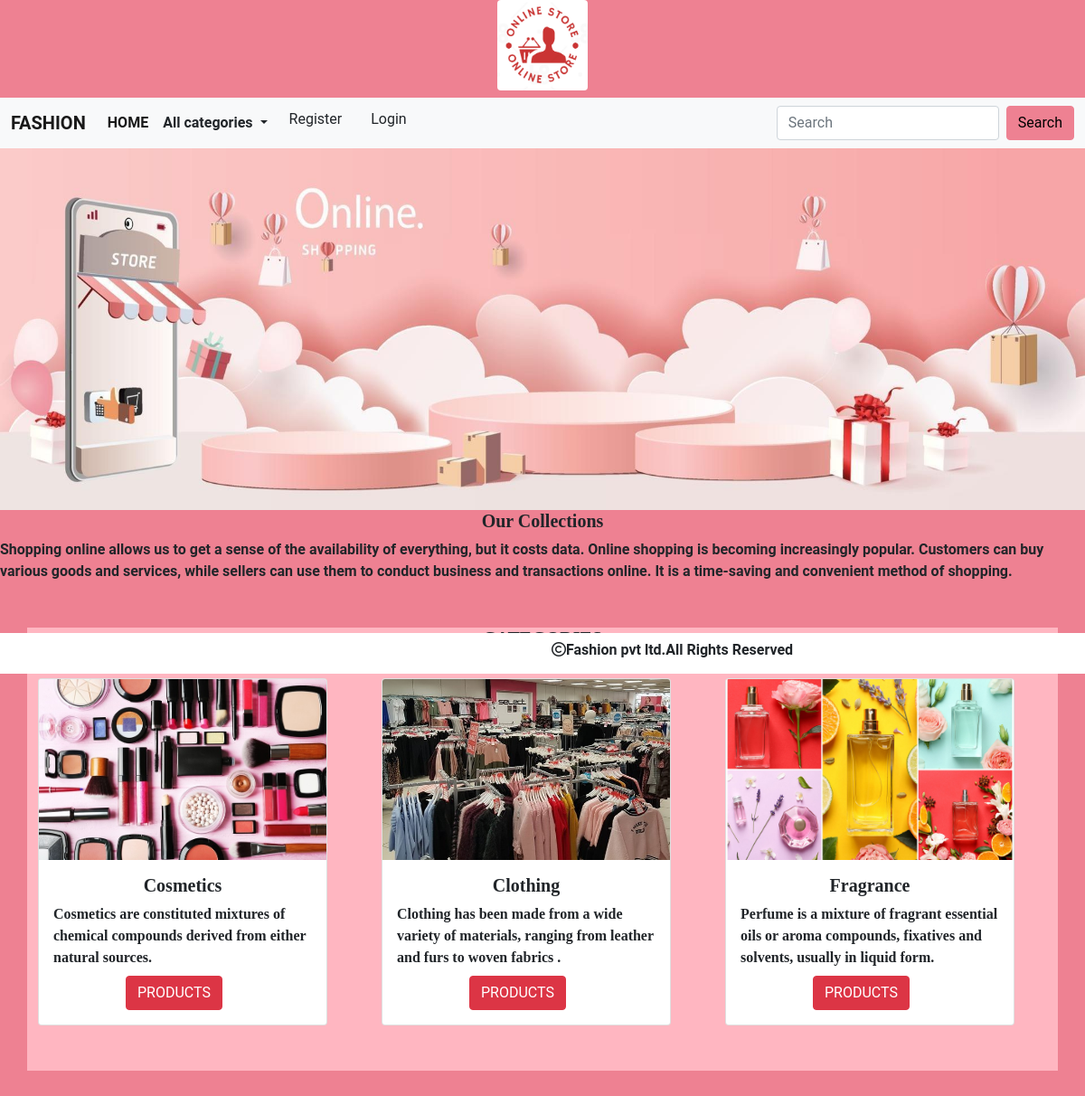
The page / on the database its author committed.
### shop/models.py (models this page shows)
class category(models.Model):
    name = models.CharField(max_length=200)
    desc = models.TextField()
    image=models.ImageField(upload_to='shop/categories',blank=True,null=True)

### shop/views.py (the view)
# urls.py: path("",views.allcategories,name='allcategories'),
def allcategories(request):
    b = category.objects.all()
    return render(request,"category.html",{"categories":b})

### cart/context_processors.py (called while the page is built, shortened)
def productcount(request):
    item_count=0
    return {'count':item_count}

### shop/context_processors.py (called while the page is built)
def menu_links(request):
    c = category.objects.all()
    return {'links':c}

### templates/category.html
<!DOCTYPE html>
{% extends 'base.html' %}
{% load static %}
{% block content %}
<div container-fluid>
<img src="{% static 'images/bann.jpg' %} " alt="" style="height: 400px; width:100%">
</div>
<div container-fluid mt-4 style="margin-bottom: 50px;">
    <h5 style="text-align: center;font-family: Georgia, 'Times New Roman', Times, serif;font-weight: bold;">Our Collections</h5>
    <p>Shopping online allows us to get a sense of the availability of everything, but it costs data. Online shopping is becoming increasingly popular. Customers can buy various goods and services, while sellers can use them to conduct business and transactions online. It is a time-saving and convenient method of shopping.</p>
    </div> <div class="container mt-2" style="background-color:#ffb6c1; margin-bottom: 100px;">
    <h5 style="text-align: center;font-weight: bold;font-family: Georgia, 'Times New Roman', Times, serif;text-align:center;">CATEGORIES</h5><br>
        <div class="row">
          {% for i in categories %}
            <div class="col-sm-4" style="margin-bottom: 50px;"><div class="card" style="width: 20rem;" >
                <img src="{{i.image.url}}" class="card-img-top" height=200px width=100% alt="...">
                <div class="card-body" >
                 <h5 class="card-title" style="text-align: center; font-family: Georgia, 'Times New Roman', Times, serif; font-weight: bold;">{{i.name}}</h5>
                <p class="card-title" style="font-family: 'Times New Roman', Times, serif;">{{i.desc}}</p>
                <a class="btn btn-danger" href="{% url 'shop:allproducts' i.name %}" style="position: relative;left: 80px;">PRODUCTS</a>
                </div>
              </div></div>
              {% endfor %}
        </div>
    </div></div>
{% endblock %}

### static/css/style.css (style rules this page uses)
body { font-family: 'Roboto', sans-serif; font-weight: bold; }
a { color: hsl(214, 64%, 4%); }

### rows shown on the page
category: image (picture), name "Cosmetics", desc "Cosmetics are constituted mixtures of chemical compounds derived from either natural sources."
category: image (picture), name "Clothing", desc "Clothing has been made from a wide variety of materials, ranging from leather and furs to woven fabrics ."
category: image (picture), name "Fragrance", desc "Perfume is a mixture of fragrant essential oils or aroma compounds, fixatives and solvents, usually in liquid form."
